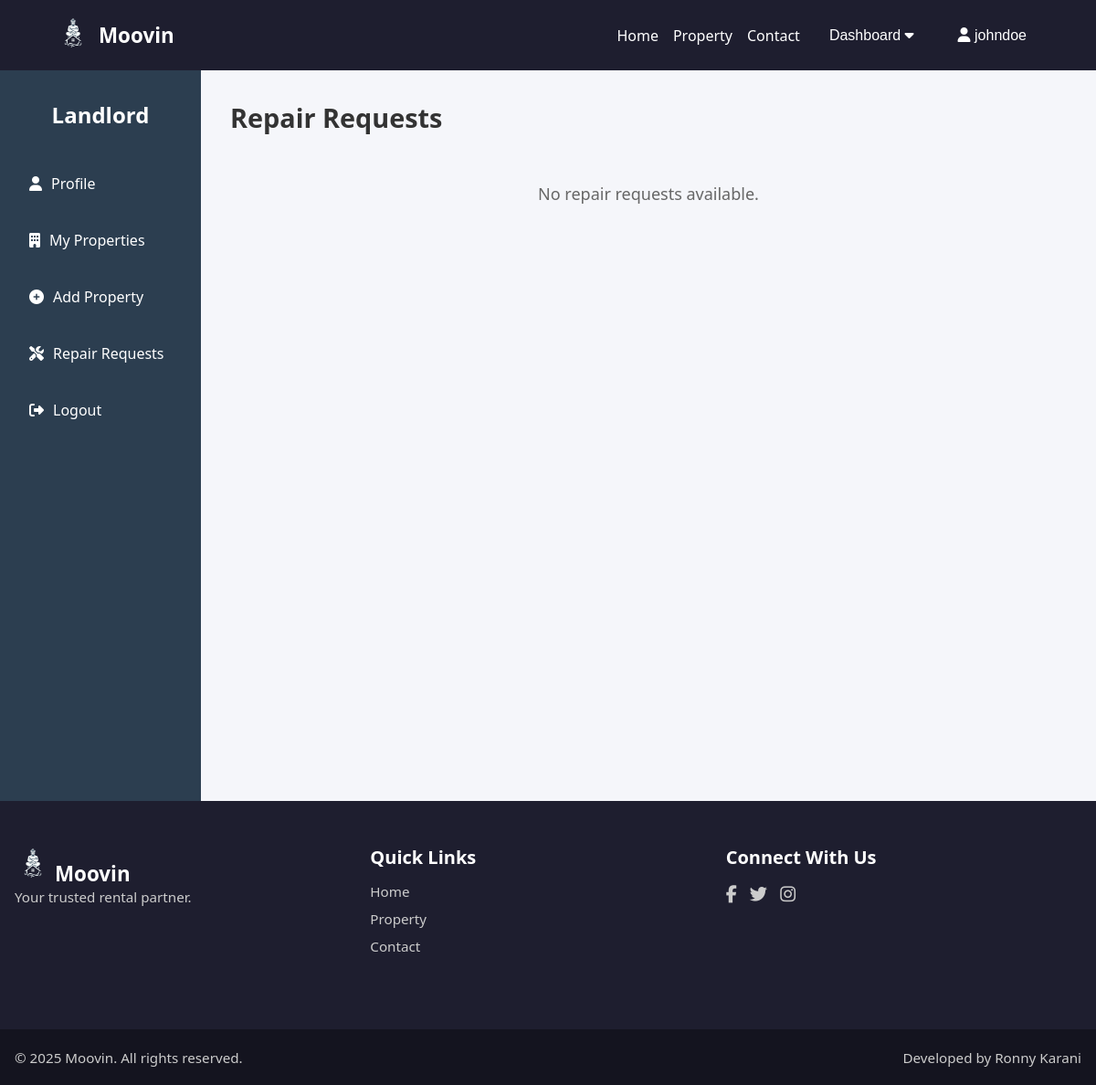
The page /landlord/repairs/ (signed in) on the database as committed earlier.
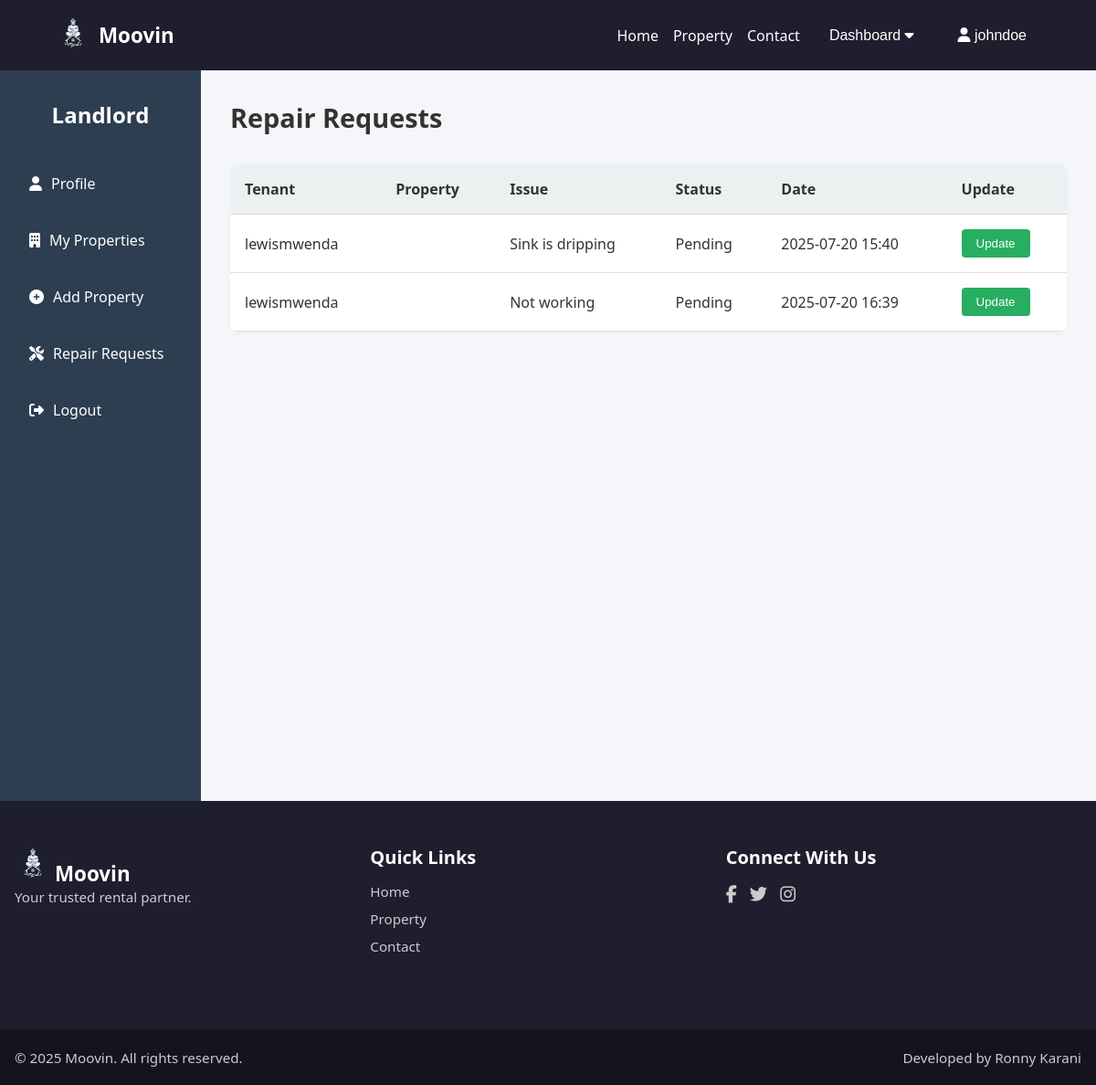
The same page on the database as committed later.
### core/models.py (models this page shows, shortened)
class RepairRequest(models.Model):
    tenant = models.ForeignKey(User, on_delete=models.CASCADE, related_name='repair_requests')
    property = models.ForeignKey('Property', on_delete=models.CASCADE, related_name='repairs')
    issue = models.TextField()
    status = models.CharField(max_length=20, choices=[('Pending', 'Pending'), ('Fixed', 'Fixed')], default='Pending')
    created_at = models.DateTimeField(auto_now_add=True)

### core/views.py (the view)
# urls.py: path('landlord/repairs/', views.landlord_repair_requests, name='landlord_repair_requests'),
@login_required
def landlord_repair_requests(request):
    landlord = request.user
    properties = Property.objects.filter(landlord=landlord)
    repair_requests = RepairRequest.objects.filter(property__landlord=landlord)
    open_repairs = repair_requests.count()
    context = {
        'repair_requests': repair_requests,
        'open_repairs': open_repairs,
    }
    return render(request, 'pages/landlord_repairs.html', context)

### templates/pages/landlord_repairs.html
{% extends "base.html" %}
{% load static %}
{% block content %}
<div class="dashboard">
  <aside class="sidebar">
    <h2>Landlord</h2>
    <nav>
      <ul>
        <li>
          <a href="{% url 'landlord' %}">
            <i class="fa-solid fas fa-user"></i> Profile
          </a>
      </li>
        <li>
          <a href="{% url 'landlord_properties' %}">
            <i class="fa-solid fa-building"></i> My Properties
          </a>
        </li>
        <li>
          <a href="{% url 'landlord_add_property' %}">
            <i class="fa-solid fa-plus-circle"></i> Add Property
          </a>
        </li>
        <li class="active">
          <a href="{% url 'landlord_repair_requests' %}">
            <i class="fa-solid fa-tools"></i> Repair Requests
          </a>
        </li>
        <li>
          <a href="">
            <i class="fa-solid fa-sign-out-alt"></i> Logout
          </a>
        </li>
      </ul>
    </nav>
  </aside>
  <main class="main-content">
    <header class="topbar">
      <h1>Repair Requests</h1>
    </header>
    <section class="data-section">
      {% if repair_requests %}
        <table>
          <thead>
            <tr>
              <th>Tenant</th>
              <th>Property</th>
              <th>Issue</th>
              <th>Status</th>
              <th>Date</th>
              <th>Update</th>
            </tr>
          </thead>
          <tbody>
            {% for req in repair_requests %}
              <tr>
                <td>{{ req.tenant.username }}</td>
                <td>{{ req.property.name }}</td>
                <td>{{ req.issue }}</td>
                <td>{{ req.status }}</td>
                <td>{{ req.created_at|date:"Y-m-d H:i" }}</td>
                <td>
                  <a href="{% url 'update_repair_status' req.pk %}">
                    <button>Update</button>
                  </a>
                </td>
              </tr>
            {% endfor %}
          </tbody>
        </table>
      {% else %}
        <p style="padding: 20px; text-align: center; font-size: 18px; color: #666;">
          No repair requests available.
        </p>
      {% endif %}
    </section>
  </main>
</div>
{% endblock %}

Rows that differ between the two databases and show on the page:
added RepairRequest: tenant.username "lewismwenda", issue "Sink is dripping", status "Pending", created_at "2025-07-20 15:40"
added RepairRequest: tenant.username "lewismwenda", issue "Not working", status "Pending", created_at "2025-07-20 16:39"
Other text that changed with them:
text no longer shown: "No repair requests available."
text now shown: "Tenant Property Issue Status Date Update"
